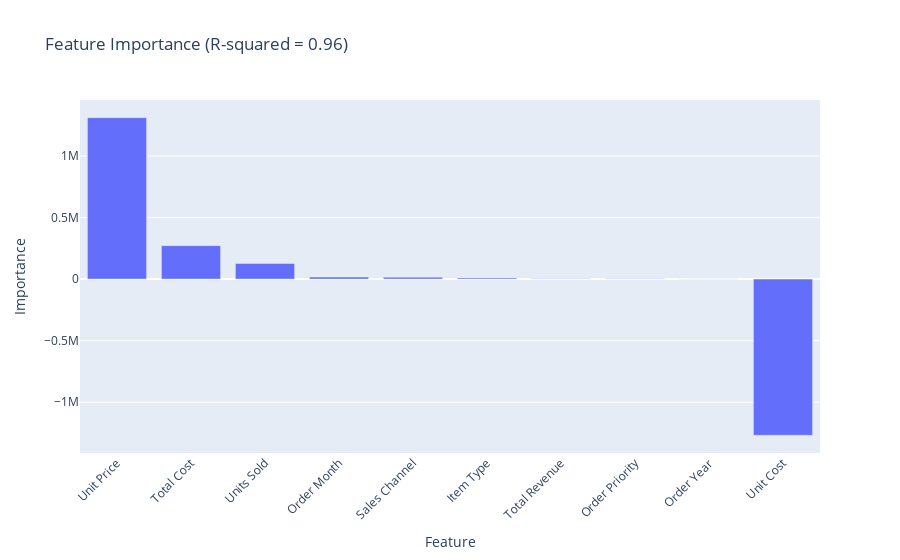

Source (notebook cell):
### Code cell
# Create a bar chart of the feature importances using Plotly
fig = go.Figure()
fig.add_trace(go.Bar(x=feature_importances['Feature'], y=feature_importances['Importance']))
fig.update_layout(title='Feature Importance (R-squared = {:.2f})'.format(r2),
                  xaxis_title='Feature',
                  yaxis_title='Importance',
                  xaxis_tickangle=-45)
fig.show()

### Figure 1 — Plotly figure (JSON) as saved in the notebook; plotly's stock layout.template omitted (floating-point values rounded to 4 significant figures)
{"data": [{"type": "bar", "x": ["Unit Price", "Total Cost", "Units Sold", "Order Month", "Sales Channel", "Item Type", "Total Revenue", "Order Priority", "Order Year", "Unit Cost"], "y": [1312000.0, 271800.0, 126600.0, 16750.0, 15590.0, 9558.0, 3644.0, 3218.0, 1523.0, -1270000.0]}], "layout": {"autosize": true, "title": {"text": "Feature Importance (R-squared = 0.96)"}, "xaxis": {"autorange": true, "range": [-0.5, 9.5], "tickangle": -45, "title": {"text": "Feature"}, "type": "category"}, "yaxis": {"autorange": true, "range": [-1413000.0, 1455000.0], "title": {"text": "Importance"}, "type": "linear"}}}
